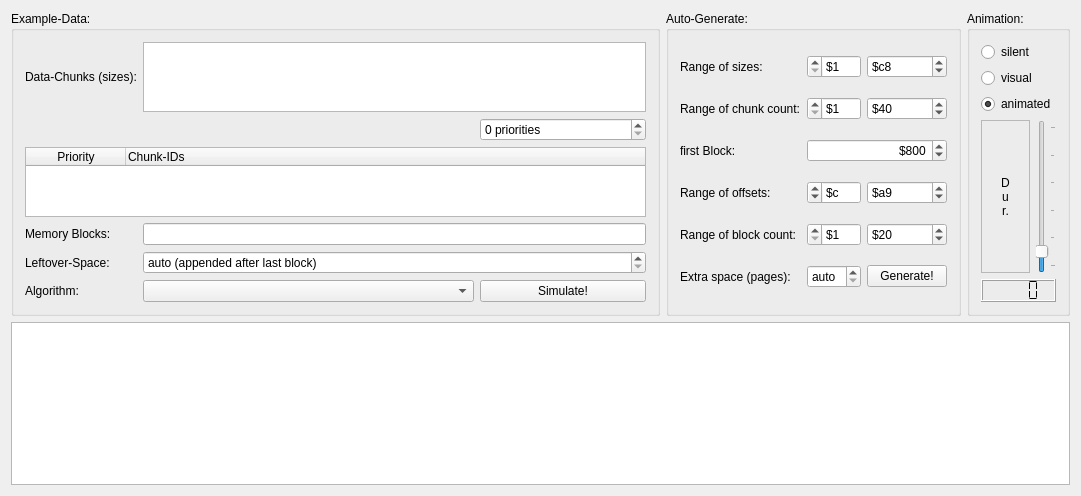
<?xml version="1.0" encoding="UTF-8"?>
<ui version="4.0">
 <class>AlgoFactory</class>
 <widget class="QWidget" name="AlgoFactory">
  <property name="geometry">
   <rect>
    <x>0</x>
    <y>0</y>
    <width>1081</width>
    <height>496</height>
   </rect>
  </property>
  <property name="windowTitle">
   <string>Algo</string>
  </property>
  <layout class="QGridLayout" name="masterGrid" rowstretch="1,5">
   <item row="1" column="0" colspan="2">
    <widget class="QGraphicsView" name="v">
     <property name="sizeAdjustPolicy">
      <enum>QAbstractScrollArea::SizeAdjustPolicy::AdjustToContents</enum>
     </property>
     <property name="alignment">
      <set>Qt::AlignmentFlag::AlignCenter</set>
     </property>
     <property name="transformationAnchor">
      <enum>QGraphicsView::ViewportAnchor::AnchorUnderMouse</enum>
     </property>
     <property name="resizeAnchor">
      <enum>QGraphicsView::ViewportAnchor::AnchorUnderMouse</enum>
     </property>
    </widget>
   </item>
   <item row="0" column="0" colspan="2">
    <layout class="QHBoxLayout" name="horizontalLayout" stretch="2,0,0">
     <item>
      <widget class="QGroupBox" name="gb_database">
       <property name="title">
        <string>Example-Data:</string>
       </property>
       <layout class="QGridLayout" name="gl_db" columnstretch="0,2,1">
        <item row="3" column="0">
         <widget class="QLabel" name="l_memory_blocks">
          <property name="text">
           <string>Memory Blocks:</string>
          </property>
         </widget>
        </item>
        <item row="0" column="1" colspan="2">
         <widget class="QTextEdit" name="te_sizes"/>
        </item>
        <item row="4" column="0">
         <widget class="QLabel" name="l_leftover_space">
          <property name="text">
           <string>Leftover-Space:</string>
          </property>
         </widget>
        </item>
        <item row="0" column="0">
         <widget class="QLabel" name="l_chunk_sizes">
          <property name="text">
           <string>Data-Chunks (sizes):</string>
          </property>
         </widget>
        </item>
        <item row="1" column="2">
         <widget class="QSpinBox" name="sb_prio_cnt">
          <property name="suffix">
           <string> priorities</string>
          </property>
          <property name="minimum">
           <number>0</number>
          </property>
          <property name="maximum">
           <number>9</number>
          </property>
          <property name="value">
           <number>0</number>
          </property>
         </widget>
        </item>
        <item row="3" column="1" colspan="2">
         <widget class="QLineEdit" name="le_pages"/>
        </item>
        <item row="4" column="1" colspan="2">
         <widget class="QSpinBox" name="sb_space">
          <property name="specialValueText">
           <string>auto (appended after last block)</string>
          </property>
         </widget>
        </item>
        <item row="5" column="2">
         <widget class="QPushButton" name="pb_simulate">
          <property name="text">
           <string>Simulate!</string>
          </property>
          <property name="icon">
           <iconset theme="QIcon::ThemeIcon::Computer"/>
          </property>
         </widget>
        </item>
        <item row="2" column="0" colspan="3">
         <widget class="QTableWidget" name="tw_prio">
          <property name="alternatingRowColors">
           <bool>true</bool>
          </property>
          <property name="selectionMode">
           <enum>QAbstractItemView::SelectionMode::SingleSelection</enum>
          </property>
          <attribute name="horizontalHeaderVisible">
           <bool>true</bool>
          </attribute>
          <attribute name="horizontalHeaderStretchLastSection">
           <bool>true</bool>
          </attribute>
          <attribute name="verticalHeaderVisible">
           <bool>false</bool>
          </attribute>
          <column>
           <property name="text">
            <string>Priority</string>
           </property>
          </column>
          <column>
           <property name="text">
            <string>Chunk-IDs</string>
           </property>
           <property name="textAlignment">
            <set>AlignLeading|AlignVCenter</set>
           </property>
          </column>
         </widget>
        </item>
        <item row="5" column="1">
         <widget class="QComboBox" name="cb_algo"/>
        </item>
        <item row="5" column="0">
         <widget class="QLabel" name="label">
          <property name="text">
           <string>Algorithm:</string>
          </property>
         </widget>
        </item>
       </layout>
      </widget>
     </item>
     <item>
      <widget class="QGroupBox" name="gb_generate">
       <property name="title">
        <string>Auto-Generate:</string>
       </property>
       <layout class="QGridLayout" name="gridLayout">
        <item row="4" column="2">
         <widget class="QSpinBox" name="sb_maxBcnt">
          <property name="prefix">
           <string>$</string>
          </property>
          <property name="minimum">
           <number>1</number>
          </property>
          <property name="maximum">
           <number>256</number>
          </property>
          <property name="value">
           <number>32</number>
          </property>
          <property name="displayIntegerBase">
           <number>16</number>
          </property>
         </widget>
        </item>
        <item row="2" column="1" colspan="2">
         <widget class="QSpinBox" name="sb_firstBlock">
          <property name="alignment">
           <set>Qt::AlignmentFlag::AlignRight|Qt::AlignmentFlag::AlignTrailing|Qt::AlignmentFlag::AlignVCenter</set>
          </property>
          <property name="suffix">
           <string>00</string>
          </property>
          <property name="prefix">
           <string>$</string>
          </property>
          <property name="minimum">
           <number>2</number>
          </property>
          <property name="maximum">
           <number>255</number>
          </property>
          <property name="stepType">
           <enum>QAbstractSpinBox::StepType::AdaptiveDecimalStepType</enum>
          </property>
          <property name="value">
           <number>8</number>
          </property>
          <property name="displayIntegerBase">
           <number>16</number>
          </property>
         </widget>
        </item>
        <item row="0" column="0">
         <widget class="QLabel" name="l_range_sizes">
          <property name="text">
           <string>Range of sizes:</string>
          </property>
         </widget>
        </item>
        <item row="5" column="1">
         <widget class="QSpinBox" name="sb_extra">
          <property name="specialValueText">
           <string>auto</string>
          </property>
         </widget>
        </item>
        <item row="0" column="1">
         <widget class="QSpinBox" name="sb_minSz">
          <property name="layoutDirection">
           <enum>Qt::LayoutDirection::RightToLeft</enum>
          </property>
          <property name="accelerated">
           <bool>true</bool>
          </property>
          <property name="prefix">
           <string>$</string>
          </property>
          <property name="minimum">
           <number>1</number>
          </property>
          <property name="maximum">
           <number>256</number>
          </property>
          <property name="displayIntegerBase">
           <number>16</number>
          </property>
         </widget>
        </item>
        <item row="5" column="2">
         <widget class="QPushButton" name="pb_generate">
          <property name="text">
           <string>Generate!</string>
          </property>
          <property name="icon">
           <iconset theme="process-working"/>
          </property>
         </widget>
        </item>
        <item row="4" column="1">
         <widget class="QSpinBox" name="sb_minBcnt">
          <property name="layoutDirection">
           <enum>Qt::LayoutDirection::RightToLeft</enum>
          </property>
          <property name="accelerated">
           <bool>true</bool>
          </property>
          <property name="prefix">
           <string>$</string>
          </property>
          <property name="minimum">
           <number>1</number>
          </property>
          <property name="maximum">
           <number>256</number>
          </property>
          <property name="displayIntegerBase">
           <number>16</number>
          </property>
         </widget>
        </item>
        <item row="3" column="0">
         <widget class="QLabel" name="l_range_offsets">
          <property name="text">
           <string>Range of offsets:</string>
          </property>
         </widget>
        </item>
        <item row="4" column="0">
         <widget class="QLabel" name="l_range_block_count">
          <property name="text">
           <string>Range of block count:</string>
          </property>
         </widget>
        </item>
        <item row="3" column="1">
         <widget class="QSpinBox" name="sb_minBoffs">
          <property name="layoutDirection">
           <enum>Qt::LayoutDirection::RightToLeft</enum>
          </property>
          <property name="accelerated">
           <bool>true</bool>
          </property>
          <property name="prefix">
           <string>$</string>
          </property>
          <property name="minimum">
           <number>1</number>
          </property>
          <property name="maximum">
           <number>256</number>
          </property>
          <property name="value">
           <number>12</number>
          </property>
          <property name="displayIntegerBase">
           <number>16</number>
          </property>
         </widget>
        </item>
        <item row="0" column="2">
         <widget class="QSpinBox" name="sb_maxSz">
          <property name="prefix">
           <string>$</string>
          </property>
          <property name="minimum">
           <number>1</number>
          </property>
          <property name="maximum">
           <number>256</number>
          </property>
          <property name="value">
           <number>200</number>
          </property>
          <property name="displayIntegerBase">
           <number>16</number>
          </property>
         </widget>
        </item>
        <item row="2" column="0">
         <widget class="QLabel" name="l_first_block">
          <property name="text">
           <string>first Block:</string>
          </property>
         </widget>
        </item>
        <item row="5" column="0">
         <widget class="QLabel" name="l_extra_space">
          <property name="text">
           <string>Extra space (pages):</string>
          </property>
         </widget>
        </item>
        <item row="3" column="2">
         <widget class="QSpinBox" name="sb_maxBoffs">
          <property name="prefix">
           <string>$</string>
          </property>
          <property name="minimum">
           <number>1</number>
          </property>
          <property name="maximum">
           <number>256</number>
          </property>
          <property name="value">
           <number>169</number>
          </property>
          <property name="displayIntegerBase">
           <number>16</number>
          </property>
         </widget>
        </item>
        <item row="1" column="2">
         <widget class="QSpinBox" name="sb_maxCcnt">
          <property name="prefix">
           <string>$</string>
          </property>
          <property name="minimum">
           <number>1</number>
          </property>
          <property name="maximum">
           <number>256</number>
          </property>
          <property name="value">
           <number>64</number>
          </property>
          <property name="displayIntegerBase">
           <number>16</number>
          </property>
         </widget>
        </item>
        <item row="1" column="1">
         <widget class="QSpinBox" name="sb_minCcnt">
          <property name="layoutDirection">
           <enum>Qt::LayoutDirection::RightToLeft</enum>
          </property>
          <property name="accelerated">
           <bool>true</bool>
          </property>
          <property name="prefix">
           <string>$</string>
          </property>
          <property name="minimum">
           <number>1</number>
          </property>
          <property name="maximum">
           <number>256</number>
          </property>
          <property name="displayIntegerBase">
           <number>16</number>
          </property>
         </widget>
        </item>
        <item row="1" column="0">
         <widget class="QLabel" name="l_range_chunk_count">
          <property name="text">
           <string>Range of chunk count:</string>
          </property>
         </widget>
        </item>
       </layout>
      </widget>
     </item>
     <item>
      <widget class="QGroupBox" name="gb_animation">
       <property name="title">
        <string>Animation:</string>
       </property>
       <layout class="QGridLayout" name="gridLayout_2">
        <item row="2" column="1" colspan="2">
         <widget class="QRadioButton" name="rb_animated">
          <property name="text">
           <string>animated</string>
          </property>
          <property name="checked">
           <bool>true</bool>
          </property>
          <attribute name="buttonGroup">
           <string notr="true">bg_visMode</string>
          </attribute>
         </widget>
        </item>
        <item row="4" column="2">
         <widget class="QSlider" name="sl_aniDur">
          <property name="maximum">
           <number>2500</number>
          </property>
          <property name="singleStep">
           <number>50</number>
          </property>
          <property name="pageStep">
           <number>250</number>
          </property>
          <property name="value">
           <number>250</number>
          </property>
          <property name="orientation">
           <enum>Qt::Orientation::Vertical</enum>
          </property>
          <property name="tickPosition">
           <enum>QSlider::TickPosition::TicksBelow</enum>
          </property>
          <property name="tickInterval">
           <number>500</number>
          </property>
         </widget>
        </item>
        <item row="4" column="1">
         <widget class="QLabel" name="l_anidur">
          <property name="frameShape">
           <enum>QFrame::Shape::StyledPanel</enum>
          </property>
          <property name="frameShadow">
           <enum>QFrame::Shadow::Sunken</enum>
          </property>
          <property name="lineWidth">
           <number>5</number>
          </property>
          <property name="midLineWidth">
           <number>2</number>
          </property>
          <property name="text">
           <string>D
u
r.</string>
          </property>
          <property name="textFormat">
           <enum>Qt::TextFormat::PlainText</enum>
          </property>
          <property name="scaledContents">
           <bool>false</bool>
          </property>
          <property name="alignment">
           <set>Qt::AlignmentFlag::AlignCenter</set>
          </property>
          <property name="wordWrap">
           <bool>false</bool>
          </property>
          <property name="textInteractionFlags">
           <set>Qt::TextInteractionFlag::NoTextInteraction</set>
          </property>
         </widget>
        </item>
        <item row="0" column="1" colspan="2">
         <widget class="QRadioButton" name="rb_silent">
          <property name="text">
           <string>silent</string>
          </property>
          <attribute name="buttonGroup">
           <string notr="true">bg_visMode</string>
          </attribute>
         </widget>
        </item>
        <item row="5" column="1" colspan="2">
         <widget class="QLCDNumber" name="lcd_aniDur">
          <property name="digitCount">
           <number>4</number>
          </property>
          <property name="segmentStyle">
           <enum>QLCDNumber::SegmentStyle::Flat</enum>
          </property>
         </widget>
        </item>
        <item row="1" column="1" colspan="2">
         <widget class="QRadioButton" name="rb_visual">
          <property name="text">
           <string>visual</string>
          </property>
          <attribute name="buttonGroup">
           <string notr="true">bg_visMode</string>
          </attribute>
         </widget>
        </item>
       </layout>
      </widget>
     </item>
    </layout>
   </item>
  </layout>
 </widget>
 <layoutdefault spacing="6" margin="11"/>
 <resources/>
 <connections>
  <connection>
   <sender>sl_aniDur</sender>
   <signal>valueChanged(int)</signal>
   <receiver>lcd_aniDur</receiver>
   <slot>display(int)</slot>
   <hints>
    <hint type="sourcelabel">
     <x>1177</x>
     <y>233</y>
    </hint>
    <hint type="destinationlabel">
     <x>1153</x>
     <y>287</y>
    </hint>
   </hints>
  </connection>
 </connections>
 <buttongroups>
  <buttongroup name="bg_visMode"/>
 </buttongroups>
</ui>
